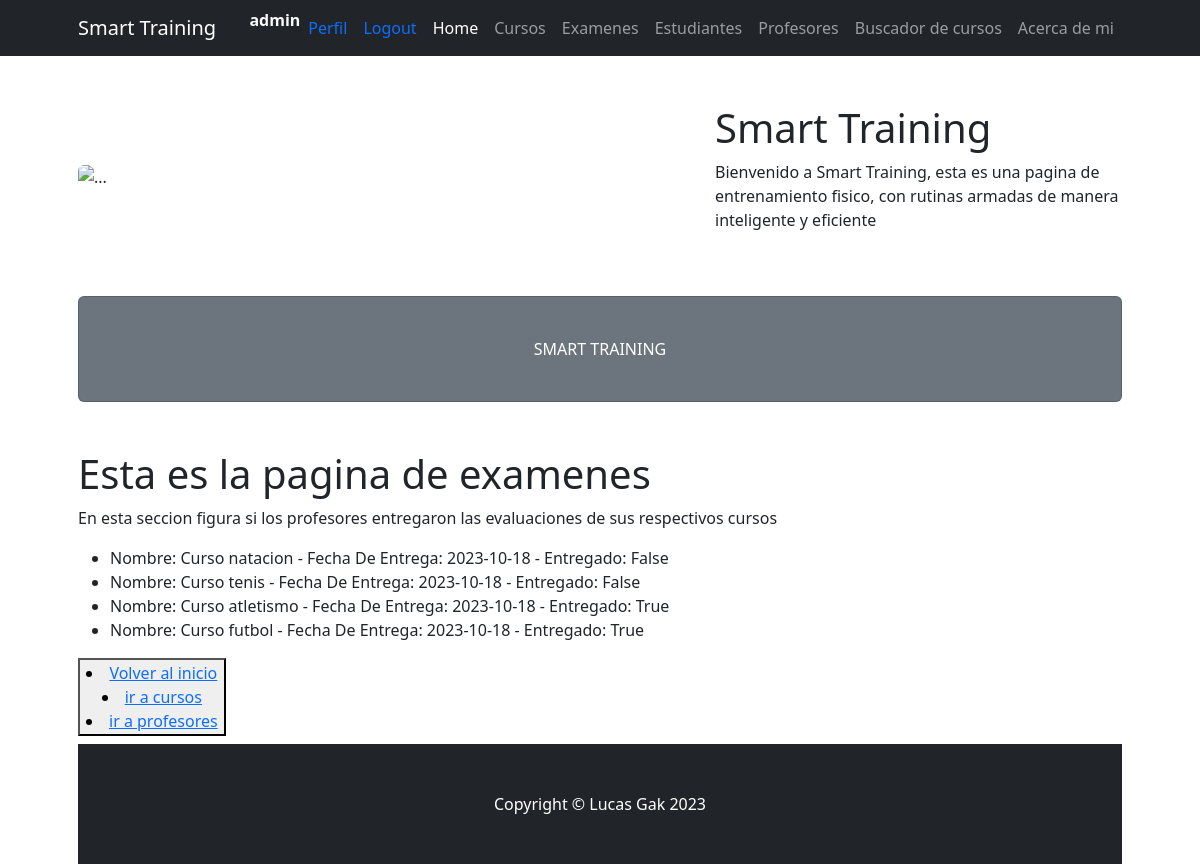
/ProjectoFinal23/examenes/ (signed in), run on the app's committed database.
### ProjectoFinal23/models.py (models this page shows)
class Examenes(models.Model):
    nombre=models.CharField(max_length=30)
    FechaDeEntrega=models.DateField()
    entregado=models.BooleanField()
    def __str__(self):
        return f"Nombre: {self.nombre} - Fecha De Entrega: {self.FechaDeEntrega} - Entregado: {self.entregado}"

### ProjectoFinal23/views.py (the view)
# urls.py: path('examenes/', examenes, name="examenes"),
@login_required
def examenes(request):
    examenes = Examenes.objects.all()
    contexto = {"examenes":examenes}
    return render(request, "ProjectoFinal23/examenes.html", contexto)

### ProjectoFinal23/templates/ProjectoFinal23/examenes.html
{% extends "ProjectoFinal23/padre.html" %}
{% load static %}
{% block section1 %}
<h1>Esta es la pagina de examenes</h1>
<p>En esta seccion figura si los profesores entregaron las evaluaciones de sus respectivos cursos</p>
<ul>
    {% for p in examenes %}
    <li>{{p}}</li>
{% endfor %}
</ul>
<button>
    <li><a href="{% url 'inicio' %}"> Volver al inicio</a></li>
    <li><a href="{% url 'cursos' %}"> ir a cursos</a></li>
    <li><a href="{% url 'profesores' %}"> ir a profesores</a></li>
</button>
{% endblock %}

### ProjectoFinal23/templates/ProjectoFinal23/padre.html (shortened to what this page needs)
<!DOCTYPE html>
<html lang="en">
    <head>
        {% load static %}
        <link href="{% static 'ProjectoFinal23/css/styles.css' %}" rel="stylesheet" />
    </head>
    <body>
        <nav class="navbar navbar-expand-lg navbar-dark bg-dark">
            <div class="container px-5">
                <a class="navbar-brand" href="{% url 'inicio' %}">Smart Training</a>
                <div class="collapse navbar-collapse" id="navbarSupportedContent">
                    <ul class="navbar-nav ms-auto mb-2 mb-lg-0">
                        {% if request.user.is_authenticated %}
                        <li class="nav-item"><span class="text-light"><strong>{{request.user.username}}</strong></span></li>
                        <li class="nav-item"><a class="nav-link" href="{% url 'editarPerfil' %}"><span class="text-primary">Perfil</span></a></li>
                        <li class="nav-item"><a class="nav-link" href="{% url 'logout' %}"><span class="text-primary">Logout</span></a></li>
                        {% else %}
                        <li class="nav-item"><a class="nav-link" href="{% url 'login' %}"><span class="text-primary">Login</span></a></li>
                        <li class="nav-item"><a class="nav-link" href="{% url 'register' %}"><span class="text-primary">Registrate</span></a></li>
                      {% endif %}
                        <li class="nav-item"><a class="nav-link active" aria-current="page" href="{% url 'inicio' %}">Home</a></li>
                        <li class="nav-item"><a class="nav-link" href="{% url 'cursos' %}">Cursos</a></li>
                        <li class="nav-item"><a class="nav-link" href="{% url 'examenes' %}">Examenes</a></li>
                        <li class="nav-item"><a class="nav-link" href="{% url 'estudiantes' %}">Estudiantes</a></li>
                        <li class="nav-item"><a class="nav-link" href="{% url 'profesores' %}">Profesores</a></li>
                        <li class="nav-item"><a class="nav-link" href="{% url 'buscador_curso' %}">Buscador de cursos</a></li>
                        <li class="nav-item"><a class="nav-link" href="{% url 'acercadeMi' %}">Acerca de mi</a></li>
                    </ul>
                </div>
            </div>
        </nav>
        <div class="container px-4 px-lg-5">
            <div class="row gx-4 gx-lg-5 align-items-center my-5">
                <div class="col-lg-7"><img class="img-fluid rounded mb-4 mb-lg-0" src="https://iespericberne.edu.pe/wp-content/uploads/2021/04/profesor-educacion-fisica-1.jpg" alt="..." /></div>
                <div class="col-lg-5">
                    <h1 class="font-weight-light">Smart Training</h1>
                    <p>Bienvenido a Smart Training, esta es una pagina de entrenamiento fisico, con rutinas armadas de manera inteligente y eficiente</p>
                </div>
            </div>
            <div class="card text-white bg-secondary my-5 py-4 text-center">
                <div class="card-body"><p class="text-white m-0">SMART TRAINING</p></div>
            </div>
            {% block section1 %}
            {% endblock %}
        <footer class="py-5 bg-dark">
            <div class="container px-4 px-lg-5"><p class="m-0 text-center text-white">Copyright &copy; Lucas Gak 2023</p></div>
        </footer>
    </body>
</html>

### data on the page
Examenes: nombre+FechaDeEntrega+entregado "Nombre: Curso natacion - Fecha De Entrega: 2023-10-18 - Entregado: False"
Examenes: nombre+FechaDeEntrega+entregado "Nombre: Curso tenis - Fecha De Entrega: 2023-10-18 - Entregado: False"
Examenes: nombre+FechaDeEntrega+entregado "Nombre: Curso atletismo - Fecha De Entrega: 2023-10-18 - Entregado: True"
Examenes: nombre+FechaDeEntrega+entregado "Nombre: Curso futbol - Fecha De Entrega: 2023-10-18 - Entregado: True"

### other printed values
{{ request.user.username }} "admin"
